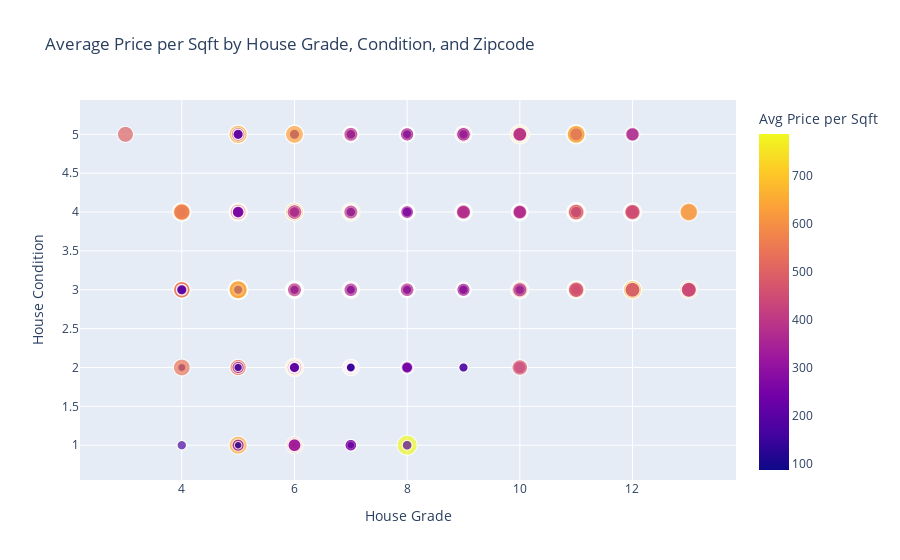

The code cell stored with this chart in its notebook:
### Code cell
import plotly.express as px

# Scatter plot for average price per sqft by house grade, house condition, and zipcode
scatter_fig = px.scatter(
    grouped_data,
    x='grade',
    y='condition',
    color='price_per_sqft',
    size='price_per_sqft',
    hover_name='zipcode',
    title="Median Price per Sqft by House Grade, Condition, and Zipcode",
    labels={'grade': 'House Grade', 'condition': 'House Condition', 'price_per_sqft': 'Avg Price per Sqft'}
)
scatter_fig.show()

### Figure 1 — Plotly figure (JSON) as saved in the notebook; plotly's stock layout.template omitted (floating-point values rounded to 4 significant figures; data arrays with more than 128 entries replaced by an {"elided": "..."} marker saying what was removed)
{"data": [{"hovertemplate": "<b>%{hovertext}</b><br><br>House Grade=%{x}<br>House Condition=%{y}<br>Avg Price per Sqft=%{marker.color}<extra></extra>", "hovertext": {"elided": "1203 int values"}, "legendgroup": "", "marker": {"color": {"elided": "1203 float values"}, "coloraxis": "coloraxis", "size": {"elided": "1203 float values"}, "sizemode": "area", "sizeref": 1.968, "symbol": "circle"}, "mode": "markers", "name": "", "showlegend": false, "type": "scattergl", "x": {"elided": "1203 int values"}, "xaxis": "x", "y": {"elided": "1203 int values"}, "yaxis": "y"}], "layout": {"coloraxis": {"colorbar": {"title": {"text": "Avg Price per Sqft"}}, "colorscale": [[0, "#0d0887"], [0.1111, "#46039f"], [0.2222, "#7201a8"], [0.3333, "#9c179e"], [0.4444, "#bd3786"], [0.5556, "#d8576b"], [0.6667, "#ed7953"], [0.7778, "#fb9f3a"], [0.8889, "#fdca26"], [1, "#f0f921"]]}, "legend": {"itemsizing": "constant", "tracegroupgap": 0}, "title": {"text": "Average Price per Sqft by House Grade, Condition, and Zipcode"}, "xaxis": {"anchor": "y", "domain": [0, 1], "title": {"text": "House Grade"}}, "yaxis": {"anchor": "x", "domain": [0, 1], "title": {"text": "House Condition"}}}}
